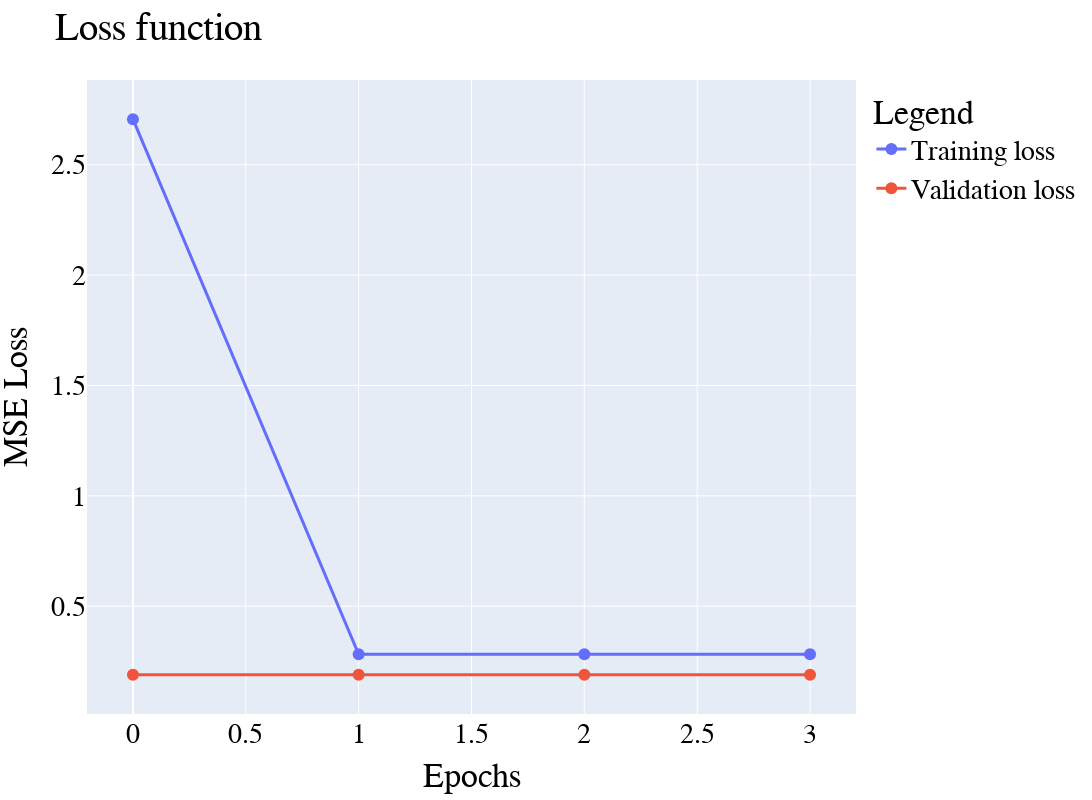

Here is the notebook cell this chart was saved with:
### Markdown cell above
## Results

### Code cell
viz.plot_loss(history)

### Figure 1 — Plotly figure (JSON) as saved in the notebook; plotly's stock layout.template omitted (floating-point values rounded to 4 significant figures)
{"data": [{"line": {"width": 3}, "marker": {"size": 12}, "mode": "lines+markers", "name": "Training loss", "type": "scatter", "x": [0, 1, 2, 3], "y": [2.706, 0.282, 0.282, 0.282]}, {"line": {"width": 3}, "marker": {"size": 12}, "mode": "lines+markers", "name": "Validation loss", "type": "scatter", "x": [0, 1, 2, 3], "y": [0.1893, 0.1893, 0.1893, 0.1893]}], "layout": {"font": {"color": "Black", "family": "Times new Roman", "size": 28}, "height": 800, "legend": {"title": {"text": "Legend"}}, "margin": {"b": 80, "l": 80, "r": 80, "t": 80}, "title": {"text": "Loss function"}, "width": 1600, "xaxis": {"title": {"text": "Epochs"}}, "yaxis": {"title": {"text": "MSE Loss"}}}}
